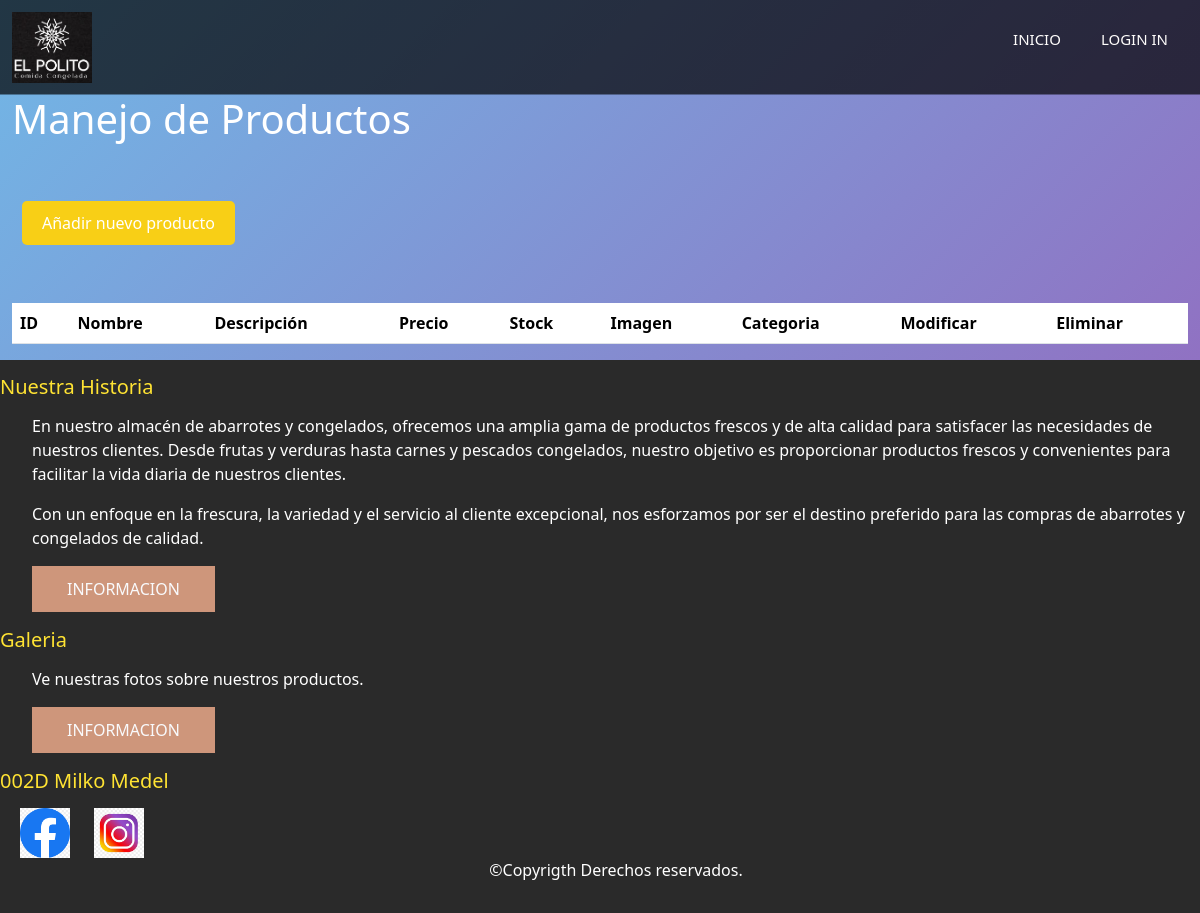
/crud/, run on an earlier commit of the app's database.
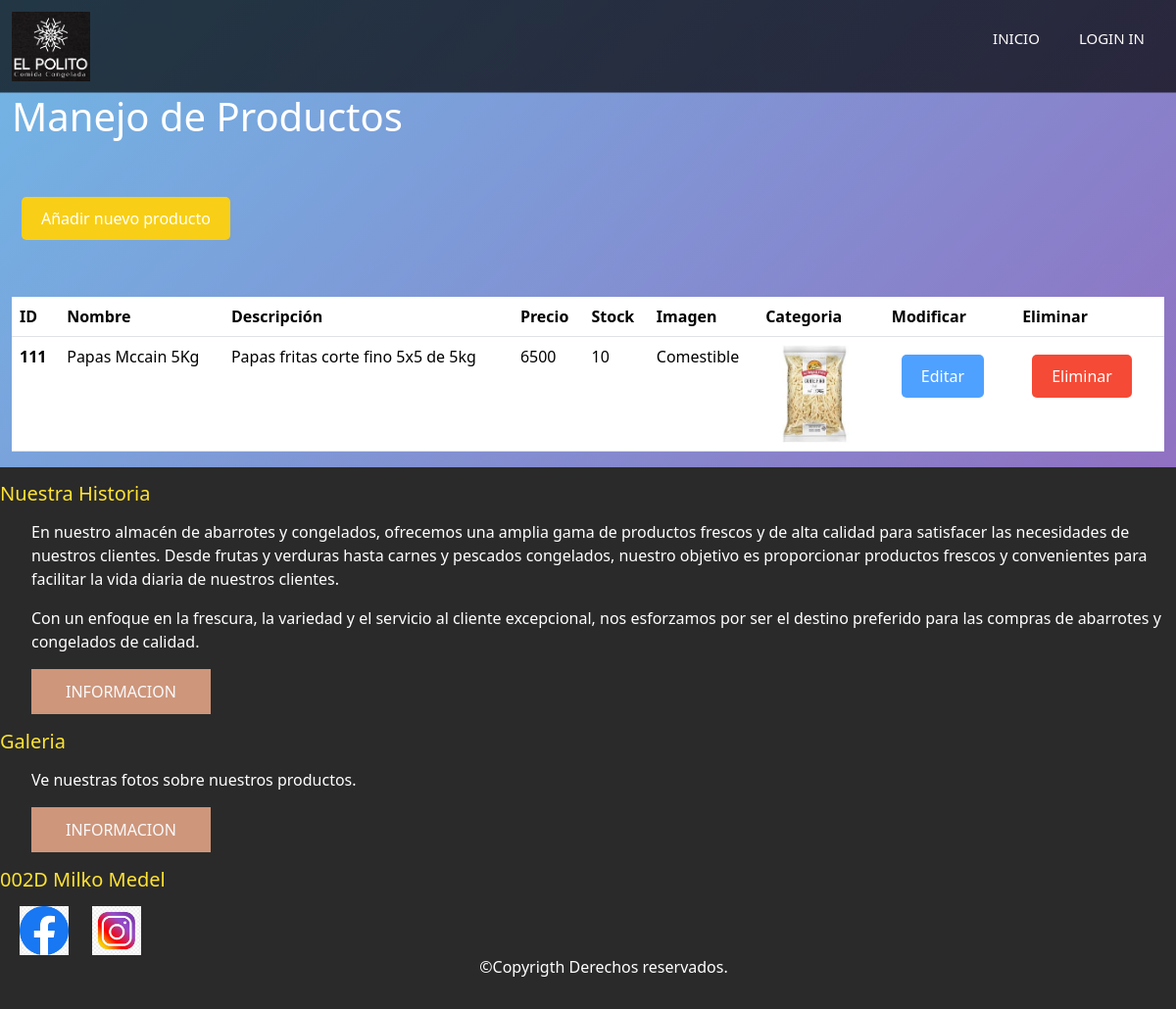
And on a later commit of the database.
### web/models.py (models this page shows, shortened)
class Producto(models.Model):
    id_producto     = models.AutoField(primary_key=True)
    nombre          = models.CharField(max_length=100)
    description     = models.CharField(max_length=500)
    precio          = models.IntegerField()
    stock           = models.IntegerField()
    imagen          = models.ImageField()
    categoria       = models.ForeignKey(Categoria, on_delete=models.CASCADE, verbose_name="Categoria")

class Categoria(models.Model):
    id_categoria        = models.IntegerField(primary_key=True, verbose_name="Id de categoria")
    nombreCategoria     = models.CharField(max_length=50, blank=True, verbose_name="Nombre de categoria")
    def __str__(self):
        return self.nombreCategoria

### web/views.py (the view)
# urls.py: path('crud/', views.crud, name='crud'),
def crud(request):
    products = Producto.objects.all()
    ctx = {
        'products': products
    }
    return render(request, 'producto/crud.html', ctx)         # cambia a la lista de productos para mod,add,del

### web/templates/producto/crud.html (shortened to what this page needs)
{% load static %}
<!DOCTYPE html>
<html lang="en">
<head>
    <link href="https://cdn.jsdelivr.net/npm/bootstrap@5.3.3/dist/css/bootstrap.min.css"
    rel="stylesheet"
>
    <link rel="stylesheet" href="{% static 'css/styles_crud.css' %}">
</head>
<body>
    {% include 'base/nav.html' %}
    <div id="main-content" class="container">
        <h1 class="text-white">Manejo de Productos</h1>
        <div class="row my-5">
            <div class="col">
                <a class="btn btn-success" href="{% url 'producto_add' %}" style="font-size: 1rem; background-color: #f8cf16; box-shadow: none; border-color: #F44A36;">
                    Añadir nuevo producto
                </a>
            </div>
        </div>
        <div class="row">
            <div class="col">
                <table class="table text-white">
                    <thead>
                        <th scope="col">ID</th>
                        <th scope="col">Nombre</th>
                        <th scope="col">Descripción</th>
                        <th scope="col">Precio</th>
                        <th scope="col">Stock</th>
                        <th scope="col">Imagen</th>
                        <th scope="col">Categoria</th>
                        <th scope="col">Modificar</th>
                        <th scope="col">Eliminar</th>
                    </thead>
                    <tbody>
                    {% if products %}
                        {% for productos in products %}
                        <tr>
                            <th scope="row">{{ productos.id_producto }}</th>
                            <td>{{ productos.nombre }}</td>
                            <td>{{ productos.description }}</td>
                            <td>{{ productos.precio }}</td>
                            <td>{{ productos.stock }}</td>
                            <td>{{ productos.categoria }}</td>
                            <td>
                                <img style="max-width: 100px;" src="{{ productos.imagen.url }}" alt="{{ productos.nombre }}">
                            </td>
                            <td>
                                <a href="{% url 'producto_mod' productos.id_producto %}" class="btn btn-success" style="font-size: 1rem; background-color: #4FA1FF; box-shadow: none; border-color: #F44A36;">
                                    Editar
                                </a>
                            </td>
                            <td>
                                <a href="{% url 'producto_del' productos.id_producto %}" class="btn btn-danger" style="font-size: 1rem; background-color: #F44A36; box-shadow: none; border-color: #FAB451;">
                                    Eliminar
                                </a>
                            </td>
                        </tr>
                        {% endfor %}
                    {% endif %}
                    </tbody>
                </table>
            </div>
        </div>
    </div>
    {% include 'base/footer.html' %}
</body>
</html>

What changed in the data, as far as the page shows it:
added Producto: id_producto "111", nombre "Papas Mccain 5Kg", description "Papas fritas corte fino 5x5 de 5kg", precio "6500", stock "10", categoria "Comestible", imagen (picture)
